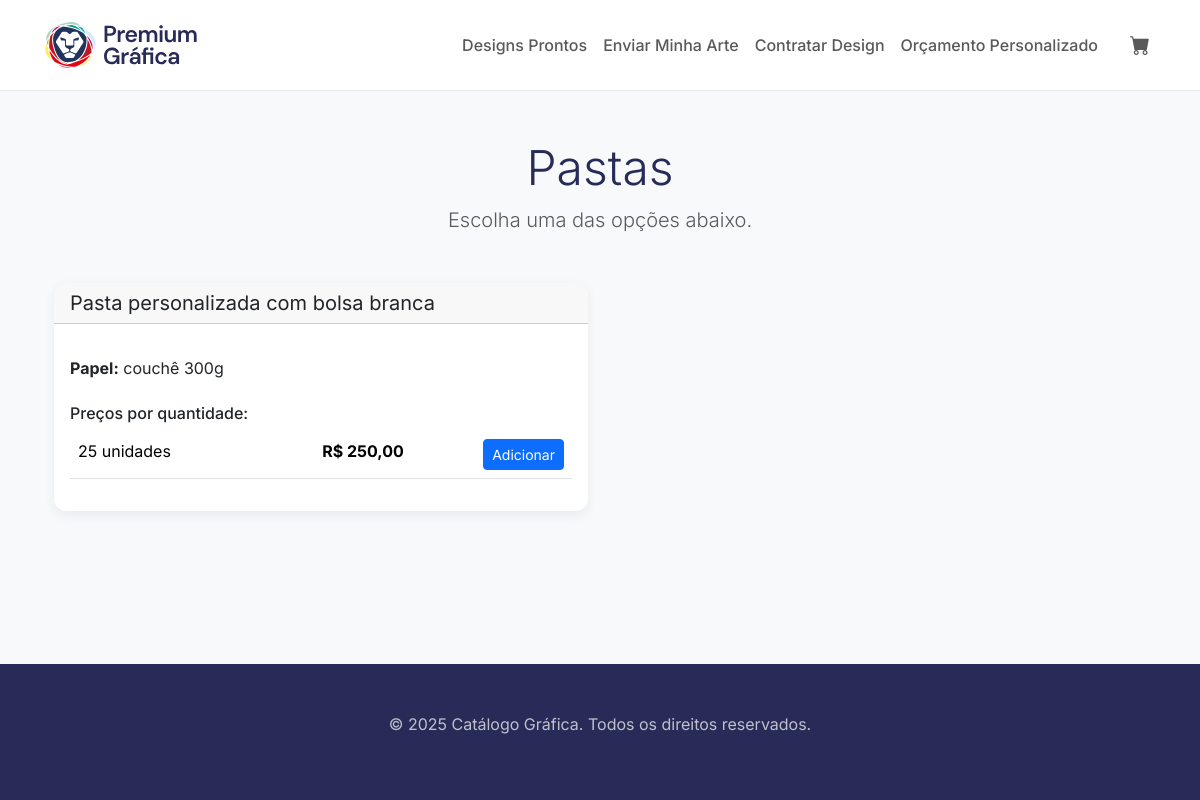
/produtos/pastas/, run on the app's committed database.
### products/models.py (models this page shows, shortened)
class ProductType(models.Model):
    name = models.CharField(max_length=100, unique=True, verbose_name="Nome do Tipo de Produto")
    slug = models.SlugField(max_length=100, unique=True, help_text="Versão do nome otimizada para URLs.")
    design_creation_fee = models.DecimalField(
        max_digits=10,
        decimal_places=2,
        default=0.00,
        verbose_name="Taxa de Criação de Arte",
        help_text="Valor cobrado para criar a arte para este tipo de produto. Deixe 0 se não houver taxa."
    )
    image = CloudinaryField('image', blank=True, null=True, folder='product_types')
    class Meta:
        verbose_name = "Tipo de Produto"
        verbose_name_plural = "Tipos de Produtos"

class ProductVariation(models.Model):
    product_type = models.ForeignKey(ProductType, on_delete=models.PROTECT, related_name="variations", verbose_name="Tipo de Produto")
    name = models.CharField(max_length=100, verbose_name="Nome da Variação")
    icon_image = CloudinaryField('icon_image', blank=True, null=True, folder='products/icons')
    detailed_description = models.TextField(
        blank=True,
        verbose_name="Descrição Detalhada",
        help_text="Explique em detalhes sobre o produto, papel, acabamentos, etc."
    )
    video_url = models.URLField(
        blank=True,
        verbose_name="URL do Vídeo (YouTube, Vimeo)",
        help_text="Cole aqui o link 'embed' do vídeo."
    )
    class Meta:
        verbose_name = "Variação de Produto"
        verbose_name_plural = "Variações de Produtos"
        unique_together = ('product_type', 'name')

class Specification(models.Model):
    product_variation = models.ForeignKey(ProductVariation, on_delete=models.CASCADE, related_name="specifications", verbose_name="Variação de Produto")
    name = models.CharField(max_length=100, verbose_name="Nome da Característica") # Ex: "Papel"
    value = models.CharField(max_length=255, verbose_name="Valor da Característica") # Ex: "Couchê 300g"
    icon = models.CharField(
        max_length=50,
        blank=True, # O ícone é opcional
        verbose_name="Classe do Ícone (Bootstrap Icons)",
        help_text="Ex: 'bi-rulers' ou 'bi-palette'. Veja os nomes em bootstrap-icons."
    )
    class Meta:
        verbose_name = "Especificação"
        verbose_name_plural = "Especificações"
        unique_together = ('product_variation', 'name')

class PriceTier(models.Model):
    product_variation = models.ForeignKey(ProductVariation, on_delete=models.CASCADE, related_name="price_tiers", verbose_name="Variação de Produto")
    quantity = models.PositiveIntegerField(verbose_name="Quantidade")
    price = models.DecimalField(max_digits=10, decimal_places=2, verbose_name="Preço")
    class Meta:
        verbose_name = "Faixa de Preço"
        verbose_name_plural = "Faixas de Preço"
        unique_together = ('product_variation', 'quantity')
        ordering = ['quantity']

### products/views.py (the view)
# urls.py: path('<slug:slug>/', views.product_variation_list_view, name='product_variation_list'),
def product_variation_list_view(request, slug, is_design_service=False):
    product_type = get_object_or_404(ProductType, slug=slug)
    variations = product_type.variations.all()
    context = {
        'product_type': product_type,
        'variations': variations, # E passamo-las no contexto.
        'is_design_service': is_design_service,
    }
    return render(request, 'products/product_variation_list.html', context)

### orders/context_processors.py (called while the page is built)
def cart_context(request):
    cart = request.session.get('cart', {})
    cart_item_count = len(cart)
    return {
        'cart': cart,
        'cart_item_count': cart_item_count,
    }

### products/templates/products/product_variation_list.html (shortened to what this page needs)
{% extends "core/base.html" %} {% load video_filters %} {% block title %} {{ product_type.name }} - {{ block.super }} {% endblock %} {% block content %}
<div class="container">
    <div class="text-center mb-5">
        {% if is_design_service %}
        <h1 class="display-4">Contratar um Designer</h1>
        <p class="lead text-muted">Selecione um produto e nós criaremos a arte para você!</p>
        {% if product_type.design_creation_fee > 0 %}
        <div class="alert alert-info mt-3">Taxa única para criação de arte: <strong>R$ {{ product_type.design_creation_fee|floatformat:2 }}</strong></div>
        {% endif %} {% else %}
        <h1 class="display-5">{{ product_type.name }}</h1>
        <p class="lead text-muted">Escolha uma das opções abaixo.</p>
        {% endif %}
    </div>
    <div class="row row-cols-1 row-cols-md-2 g-4">
        {% for variation in variations %}
        <div class="col">
            <div class="card h-100 card-product">
                <div class="card-header d-flex justify-content-between align-items-center">
                    <h5 class="my-0 fw-normal">{{ variation.name }}</h5>
                </div>
                <div class="card-body">
                    <ul class="list-unstyled mt-3 mb-4">
                        {% for spec in variation.specifications.all %}
                        <li>{% if spec.icon %}<i class="bi {{ spec.icon }} me-2 text-primary"></i>{% endif %} <strong>{{ spec.name }}:</strong> {{ spec.value }}</li>
                        {% empty %}
                        <li>Nenhuma especificação cadastrada.</li>
                        {% endfor %}
                    </ul>
                    <h6>Preços por quantidade:</h6>
                    <table class="table">
                        <tbody>
                            {% for tier in variation.price_tiers.all %}
                            <tr>
                                <td>{{ tier.quantity }} unidades</td>
                                <td class="text-end"><strong>R$ {{ tier.price|floatformat:2 }}</strong></td>
                                <td class="text-end">
                                    <form action="{% url 'orders:add_to_cart_without_design' tier.id %}" method="POST" class="d-inline">
                                        <button type="submit" class="btn btn-sm btn-primary">Adicionar</button>
                                    </form>
                                </td>
                            </tr>
                            {% empty %}
                            <tr>
                                <td colspan="3" class="text-center">Nenhum preço cadastrado.</td>
                            </tr>
                            {% endfor %}
                        </tbody>
                    </table>
                </div>
            </div>
        </div>
        {% empty %}
        <div class="col-12">
            <div class="alert alert-info" role="alert">Nenhuma opção de produto foi configurada para este tipo de produto ainda.</div>
        </div>
        {% endfor %}
    </div>
</div>
{% endblock %}

### static/css/custom.css (style rules this page uses)
:root { --brand-primary: #282b57; --brand-accent: #ceff00; --brand-hard-gray: #222222; --brand-gray: #595959; --brand-light-gray: #f8f9fa; --brand-white: #ffffff; --brand-border-color: #e9ecef; }
body { font-family: 'Inter', sans-serif; background-color: var(--brand-white); color: var(--brand-primary); display: flex; flex-direction: column; min-height: 100vh; }
.card-product { border: none; border-radius: 12px; overflow: hidden; box-shadow: 0 0.25rem 0.75rem rgba(40, 43, 87, 0.07); }

### data on the page
ProductType: name "Pastas"
ProductVariation: name "Pasta personalizada com bolsa branca"
Specification: name "Papel", value "couchê 300g"
PriceTier: quantity "25", price "250,00"
